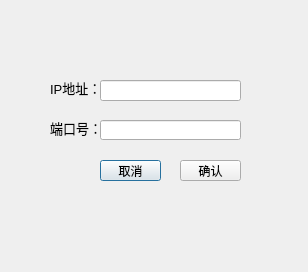
<?xml version="1.0" encoding="UTF-8"?>
<ui version="4.0">
 <class>ConnectDialog</class>
 <widget class="QDialog" name="ConnectDialog">
  <property name="geometry">
   <rect>
    <x>0</x>
    <y>0</y>
    <width>308</width>
    <height>272</height>
   </rect>
  </property>
  <property name="windowTitle">
   <string>连接节点</string>
  </property>
  <widget class="QLabel" name="labelIP">
   <property name="geometry">
    <rect>
     <x>50</x>
     <y>80</y>
     <width>51</width>
     <height>16</height>
    </rect>
   </property>
   <property name="font">
    <font>
     <pointsize>10</pointsize>
    </font>
   </property>
   <property name="text">
    <string>IP地址：</string>
   </property>
  </widget>
  <widget class="QLabel" name="labelPort">
   <property name="geometry">
    <rect>
     <x>50</x>
     <y>120</y>
     <width>51</width>
     <height>16</height>
    </rect>
   </property>
   <property name="font">
    <font>
     <pointsize>10</pointsize>
    </font>
   </property>
   <property name="text">
    <string>端口号：</string>
   </property>
  </widget>
  <widget class="QLineEdit" name="lineEditIP">
   <property name="geometry">
    <rect>
     <x>100</x>
     <y>80</y>
     <width>141</width>
     <height>21</height>
    </rect>
   </property>
  </widget>
  <widget class="QLineEdit" name="lineEditPort">
   <property name="geometry">
    <rect>
     <x>100</x>
     <y>120</y>
     <width>141</width>
     <height>20</height>
    </rect>
   </property>
  </widget>
  <widget class="QPushButton" name="btnCancel">
   <property name="geometry">
    <rect>
     <x>100</x>
     <y>160</y>
     <width>61</width>
     <height>21</height>
    </rect>
   </property>
   <property name="text">
    <string>取消</string>
   </property>
  </widget>
  <widget class="QPushButton" name="btnOK">
   <property name="geometry">
    <rect>
     <x>180</x>
     <y>160</y>
     <width>61</width>
     <height>21</height>
    </rect>
   </property>
   <property name="text">
    <string>确认</string>
   </property>
  </widget>
 </widget>
 <resources/>
 <connections/>
</ui>
